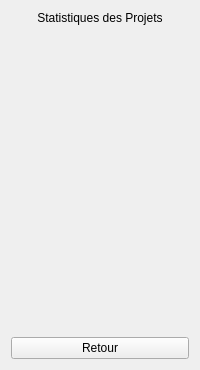
            <widget class="QWidget" name="page_proj_empty">
             <layout class="QVBoxLayout" name="verticalLayoutProjEmpty">
              <item>
               <widget class="QLabel" name="lblStatsTitleProj">
                <property name="text">
                 <string>Statistiques des Projets</string>
                </property>
                <property name="alignment">
                 <set>Qt::AlignmentFlag::AlignCenter</set>
                </property>
               </widget>
              </item>
              <item>
               <layout class="QHBoxLayout" name="hLayoutProjStats">
                <item>
                 <widget class="QWidget" name="statsWidgetProjStatus" native="true">
                  <property name="minimumSize">
                   <size>
                    <width>0</width>
                    <height>300</height>
                   </size>
                  </property>
                 </widget>
                </item>
                <item>
                 <widget class="QWidget" name="statsWidgetProjPrio" native="true">
                  <property name="minimumSize">
                   <size>
                    <width>0</width>
                    <height>300</height>
                   </size>
                  </property>
                 </widget>
                </item>
               </layout>
              </item>
              <item>
               <widget class="QPushButton" name="retour_statn">
                <property name="text">
                 <string>Retour</string>
                </property>
               </widget>
              </item>
             </layout>
            </widget>
